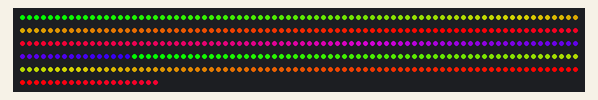
Recording of a sketch running on a simulated Arduino Uno, built with avr-gcc and run on an emulated ATmega328P. Shown: 420 RGB LEDs in strip order, left to right, continuing on the next row.

Above: at 0.05 s.
At 1.5 s:
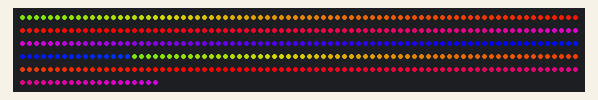
At 2.96 s:
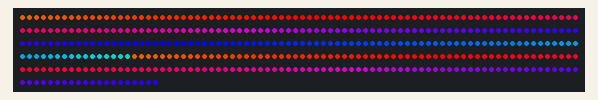
At 5.89 s:
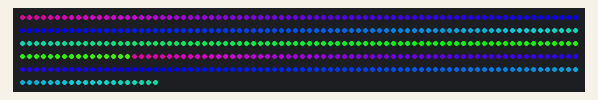
At 8.82 s:
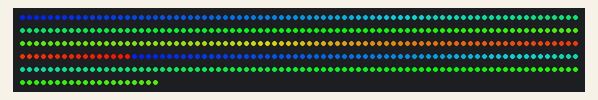
At 11.74 s:
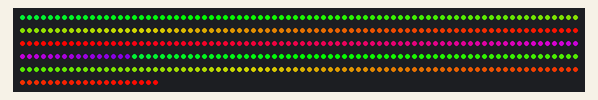

Measured:
- by itself, everything shown: repeats every 12.5 s, in 256 steps

The sketch:

Strobe.ino
```cpp
#include <Adafruit_NeoPixel.h>
#define PIN 2
#define NUM_LEDS 420
// Parameter 1 = number of pixels in strip
// Parameter 2 = pin number (most are valid)
// Parameter 3 = pixel type flags, add together as needed:
//   NEO_KHZ800  800 KHz bitstream (most NeoPixel products w/WS2812 LEDs)
//   NEO_KHZ400  400 KHz (classic 'v1' (not v2) FLORA pixels, WS2811 drivers)
//   NEO_GRB     Pixels are wired for GRB bitstream (most NeoPixel products)
//   NEO_RGB     Pixels are wired for RGB bitstream (v1 FLORA pixels, not v2)
Adafruit_NeoPixel strip = Adafruit_NeoPixel(NUM_LEDS, PIN, NEO_GRB + NEO_KHZ800);

void setup() {
  strip.begin();
  strip.show(); // Initialize all pixels to 'off'
}

// *** REPLACE FROM HERE ***
void loop() {
  rainbowCycle(20);
}

void rainbowCycle(int SpeedDelay) {
  byte *c;
  uint16_t i, j;

  for(j=0; j<256*5; j++) { // 5 cycles of all colors on wheel
    for(i=0; i< NUM_LEDS; i++) {
      c=Wheel(((i * 256 / NUM_LEDS) + j) & 255);
      setPixel(i, *c, *(c+1), *(c+2));
    }
    showStrip();
    delay(SpeedDelay);
  }
}

byte * Wheel(byte WheelPos) {
  static byte c[3];

  if(WheelPos < 85) {
   c[0]=WheelPos * 3;
   c[1]=255 - WheelPos * 3;
   c[2]=0;
  } else if(WheelPos < 170) {
   WheelPos -= 85;
   c[0]=255 - WheelPos * 3;
   c[1]=0;
   c[2]=WheelPos * 3;
  } else {
   WheelPos -= 170;
   c[0]=0;
   c[1]=WheelPos * 3;
   c[2]=255 - WheelPos * 3;
  }

  return c;
}
// *** REPLACE TO HERE ***

void showStrip() {
 #ifdef ADAFRUIT_NEOPIXEL_H
   // NeoPixel
   strip.show();
 #endif
 #ifndef ADAFRUIT_NEOPIXEL_H
   // FastLED
   FastLED.show();
 #endif
}

void setPixel(int Pixel, byte red, byte green, byte blue) {
 #ifdef ADAFRUIT_NEOPIXEL_H
   // NeoPixel
   strip.setPixelColor(Pixel, strip.Color(red, green, blue));
 #endif
 #ifndef ADAFRUIT_NEOPIXEL_H
   // FastLED
   leds[Pixel].r = red;
   leds[Pixel].g = green;
   leds[Pixel].b = blue;
 #endif
}

void setAll(byte red, byte green, byte blue) {
  for(int i = 0; i < NUM_LEDS; i++ ) {
    setPixel(i, red, green, blue);
  }
  showStrip();
}
```
